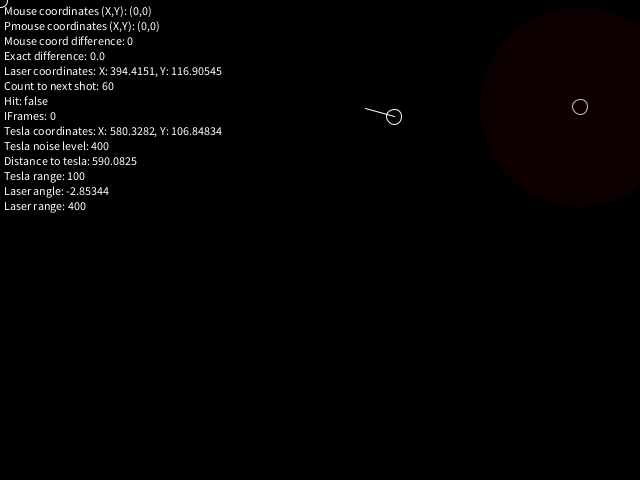
Frame 1 (no input)
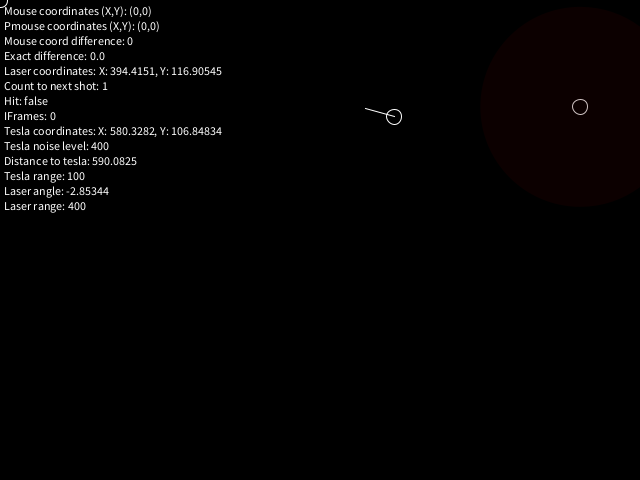
Frame 60 (the mouse pressed at the canvas centre just before this capture)
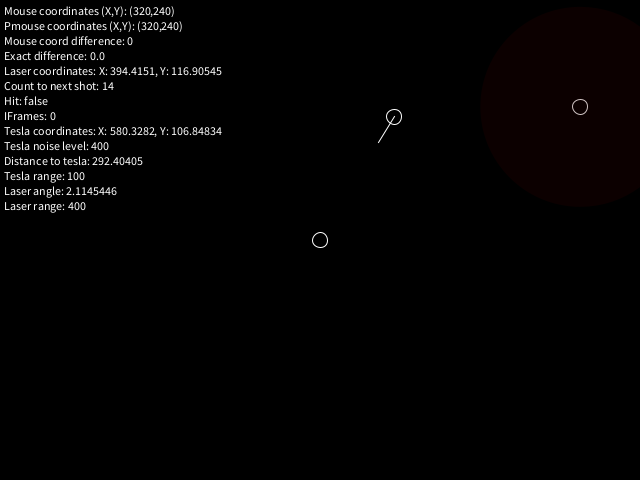
Frame 120 (the mouse held since frame 60 and released just before this capture)

The Processing sketch that drew these frames (run headless with seeded random() and noise(); from frame 60 on, the mouse is pressed at the canvas centre):

// Processing sketch: turrets
// ── turrets.pde
float laserX=random(610);
float laserY=random(450);
int pointX;
int pointY;
int countDown=60;
boolean hit=false;
int hitTimer=0;
float teslaX=random(610);
float teslaY=random(450);
float strokeRed;
float strokeGreen;
int teslaRange=100;
int noise=400;
float laserTracker;
int laserRange=400;

void setup(){
  size(640,480);
  stroke(255);
  cursor(CROSS);
}

void draw(){
  background(0);
  noFill();
  strokeRed=random(0,64);
  strokeGreen=random(0,191);
  
  ellipse(laserX,laserY,15,15);
  
  laserTracker=atan2(mouseY-laserY,mouseX-laserX);
  pushMatrix();
  translate(laserX,laserY);
  rotate(laserTracker);
  rect(0,0,30,0);
  popMatrix();
  
  ellipse(teslaX,teslaY,15,15);
  noStroke();
  fill(50,0,0,60);
  ellipse(teslaX,teslaY,teslaRange*2,teslaRange*2);
  stroke(255);
  noFill();
  
  if(hitTimer>0){
    hitTimer--;
    fill(255,0,0,150);
  }
  else{
    hit=false;
  }
  
  if(countDown==0){
    pushMatrix();
    translate(laserX,laserY);
    rotate(laserTracker);
    stroke(200,0,0);
    rect(0,0,laserRange,0);
    popMatrix();
    if(dist(pmouseX,pmouseY,mouseX,mouseY)<=15&&hitTimer==0){
      hit=true;
      hitTimer=120;
      fill(255,0,0,150);
    }
    countDown=round(random(40,90));
  }
  
  if(dist(mouseX,mouseY,teslaX,teslaY)<=teslaRange){
    noFill();
    stroke(strokeRed,strokeGreen,255);
    curve(random(-noise,noise),random(-noise,noise),teslaX,teslaY,mouseX,mouseY,random(-noise,noise),random(-noise,noise));
    hit=true;
    hitTimer=120;
    fill(255,0,0,150);
  }
  
  stroke(255);
  
  ellipse(mouseX,mouseY,15,15);
  
  fill(255);
  text("Mouse coordinates (X,Y): (" +mouseX+","+mouseY+")",4,15);
  text("Pmouse coordinates (X,Y): ("+pmouseX+","+pmouseY+")",4,30);
  text("Mouse coord difference: "+(round(dist(pmouseX,pmouseY,mouseX,mouseY))),4,45);
  text("Exact difference: "+dist(pmouseX,pmouseY,mouseX,mouseY),4,60);
  text("Laser coordinates: X: "+laserX+", Y: "+laserY,4,75);
  text("Count to next shot: "+countDown,4,90);
  text("Hit: "+hit,4,105);
  text("IFrames: "+hitTimer,4,120);
  text("Tesla coordinates: X: "+teslaX+", Y: "+teslaY,4,135);
  text("Tesla noise level: "+noise,4,150);
  text("Distance to tesla: "+dist(mouseX,mouseY,teslaX,teslaY),4,165);
  text("Tesla range: "+teslaRange,4,180);
  text("Laser angle: "+laserTracker,4,195);
  text("Laser range: "+laserRange,4,210);
  
  countDown--;
}

void keyPressed(){
  if(key=='l'||key=='L'){
    laserX=mouseX;
    laserY=mouseY;
  }else if(key=='t'||key=='T'){
    teslaX=mouseX;
    teslaY=mouseY;
  }
}
